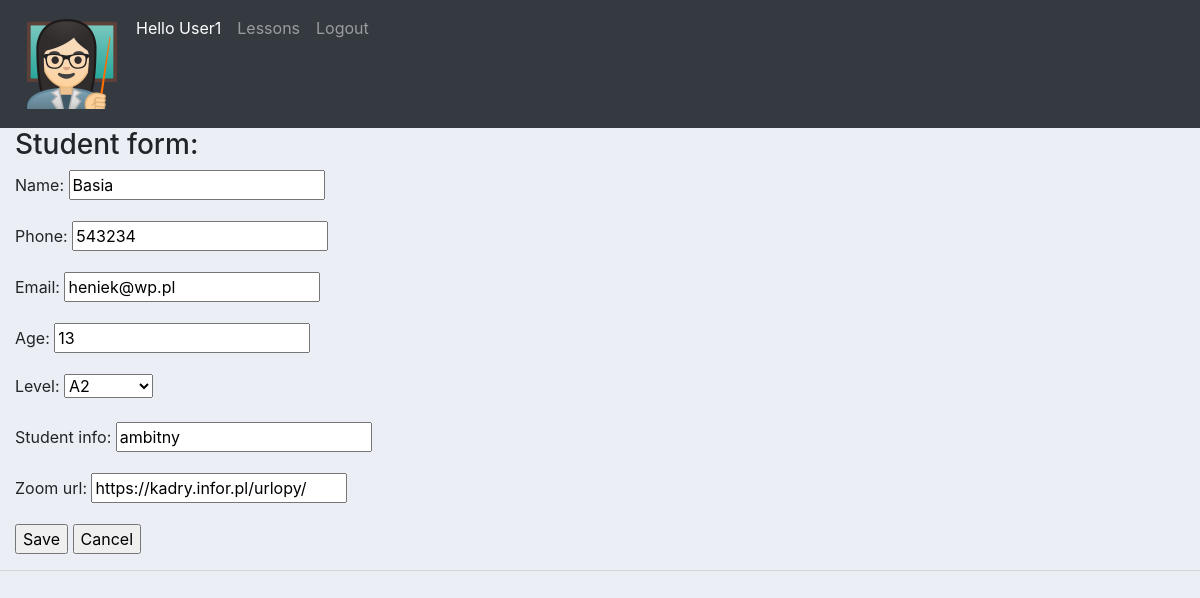
Page /update-student/3/ (signed in) on the committed database.
### teachers_notebook/models.py (models this page shows, shortened)
class Student(models.Model):
    owner = models.ForeignKey(User, related_name='students', on_delete=models.CASCADE, null=True)
    name = models.CharField(max_length=150)
    phone = models.CharField(max_length=150)
    email = models.EmailField()
    age = models.IntegerField()
    level = models.IntegerField(choices=LEVELS)
    student_info = models.CharField(max_length=250)
    zoom_url = models.URLField(null=True, blank=True)

### teachers_notebook/views.py (the view, shortened to what this page needs)
class UpdateStudent(LoginRequiredMixin, UpdateView):
    model = Student
    fields = [
        "name",
        "phone",
        "email",
        "age",
        "level",
        "student_info",
        "zoom_url",
    ]
    def get_context_data(self, **kwargs):
        context = super(UpdateStudent, self).get_context_data()
        return context

### teachers_notebook/templates/teachers_notebook/student_form.html (shortened to what this page needs)
{% extends "teachers_notebook/main.html" %}
{% block content %}
<h3> Student form: </h3>
<div>
    <div>
        <form method="post">
            {{ form.as_p }}
            <input
                value="Save"
                type="submit">
            <input
                value="Cancel"
                type="button"
                onclick="location.href='{% url "home" %}';">
        </form>
    </div>
</div>
{% endblock %}

### teachers_notebook/templates/teachers_notebook/navbar.html (shortened to what this page needs)
{% load static %}
<nav class="navbar navbar-expand-lg navbar-dark bg-dark">
    {% if request.user.is_authenticated %}
  <div class="collapse navbar-collapse" id="navbarNav">
    <ul class="navbar-nav">
      <li class="nav-item">
        <a class="nav-link" href="{% url 'home' %}"><img src="{% static 'images/logo.png' %}"></a>
      </li>
        <li class="nav-item active">
        <a class="nav-link" href="{% url 'profile' %}">Hello {{ request.user.first_name|default:request.user.username }}</a>
      </li>
           <li class="nav-item">
        <a class="nav-link" href="{% url 'lesson_index' %}">Lessons</a>
      </li>
        <li class="nav-item>">
        <a class="nav-link" href="{% url 'logout' %}">Logout</a>
        </li>
    </ul>
      {% endif %}
  </div>
</nav>

### teachers_notebook/static/css/main.css (style rules this page uses)
body { background-color: #ebeff5; }

### rows in the picture
Student: name "Basia", phone "543234", email "heniek@wp.pl", age "13", level "A2", student_info "ambitny", zoom_url "https://kadry.infor.pl/urlopy/"

### other values in the picture
{{ request.user.first_name|default:request.user.username }} "User1"
